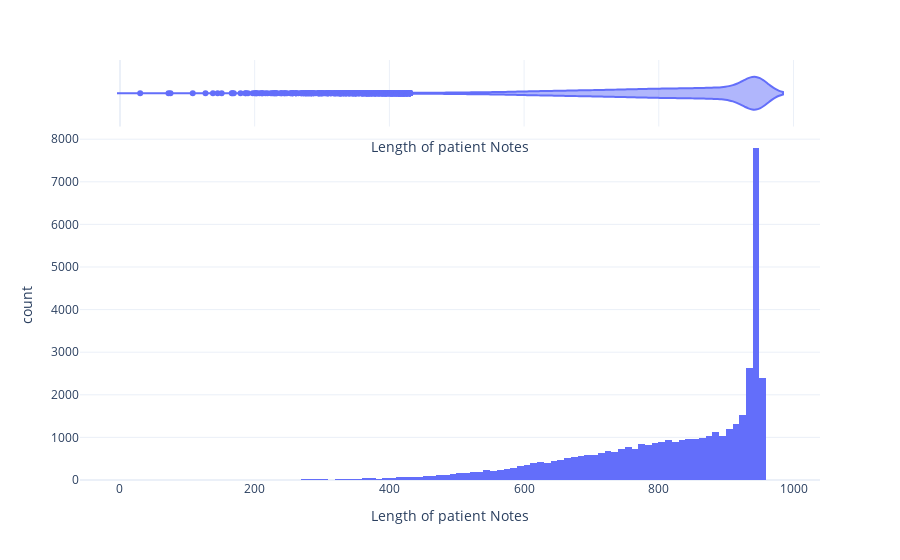

The cell this chart's notebook holds for it:
### Code cell
for notes in patient_notes['pn_history']:
    all_notes.append(notes)
    all_notes_len.append(len(notes))
fig = px.histogram(x = all_notes_len,  marginal="violin",nbins = 100)
fig.update_layout(template="plotly_white")
fig.update_xaxes(title = "Length of patient Notes")
fig.show()

### Figure 1 — Plotly figure (JSON) as saved in the notebook; plotly's stock layout.template omitted (floating-point values rounded to 4 significant figures; data arrays with more than 128 entries replaced by an {"elided": "..."} marker saying what was removed)
{"data": [{"alignmentgroup": "True", "bingroup": "x", "hovertemplate": "x=%{x}<br>count=%{y}<extra></extra>", "legendgroup": "", "marker": {"color": "#636efa", "pattern": {"shape": ""}}, "name": "", "nbinsx": 100, "offsetgroup": "", "orientation": "v", "showlegend": false, "type": "histogram", "x": {"elided": "42146 int values"}, "xaxis": "x", "yaxis": "y"}, {"alignmentgroup": "True", "hovertemplate": "x=%{x}<extra></extra>", "legendgroup": "", "marker": {"color": "#636efa"}, "name": "", "offsetgroup": "", "scalegroup": "x", "showlegend": false, "type": "violin", "x": {"elided": "42146 int values"}, "xaxis": "x2", "yaxis": "y2"}], "layout": {"autosize": true, "barmode": "relative", "legend": {"tracegroupgap": 0}, "margin": {"t": 60}, "xaxis": {"anchor": "y", "autorange": true, "domain": [0, 1], "range": [-59.35, 1039.0], "title": {"text": "Length of patient Notes"}, "type": "linear"}, "xaxis2": {"anchor": "y2", "autorange": true, "domain": [0, 1], "matches": "x", "range": [-59.35, 1039.0], "showgrid": true, "showticklabels": false, "title": {"text": "Length of patient Notes"}, "type": "linear"}, "yaxis": {"anchor": "x", "autorange": true, "domain": [0, 0.8316], "range": [0, 8199.0], "title": {"text": "count"}}, "yaxis2": {"anchor": "x2", "autorange": true, "domain": [0.8416, 1], "matches": "y2", "range": [-0.5, 0.5], "showgrid": false, "showline": false, "showticklabels": false, "ticks": "", "type": "category"}}}
